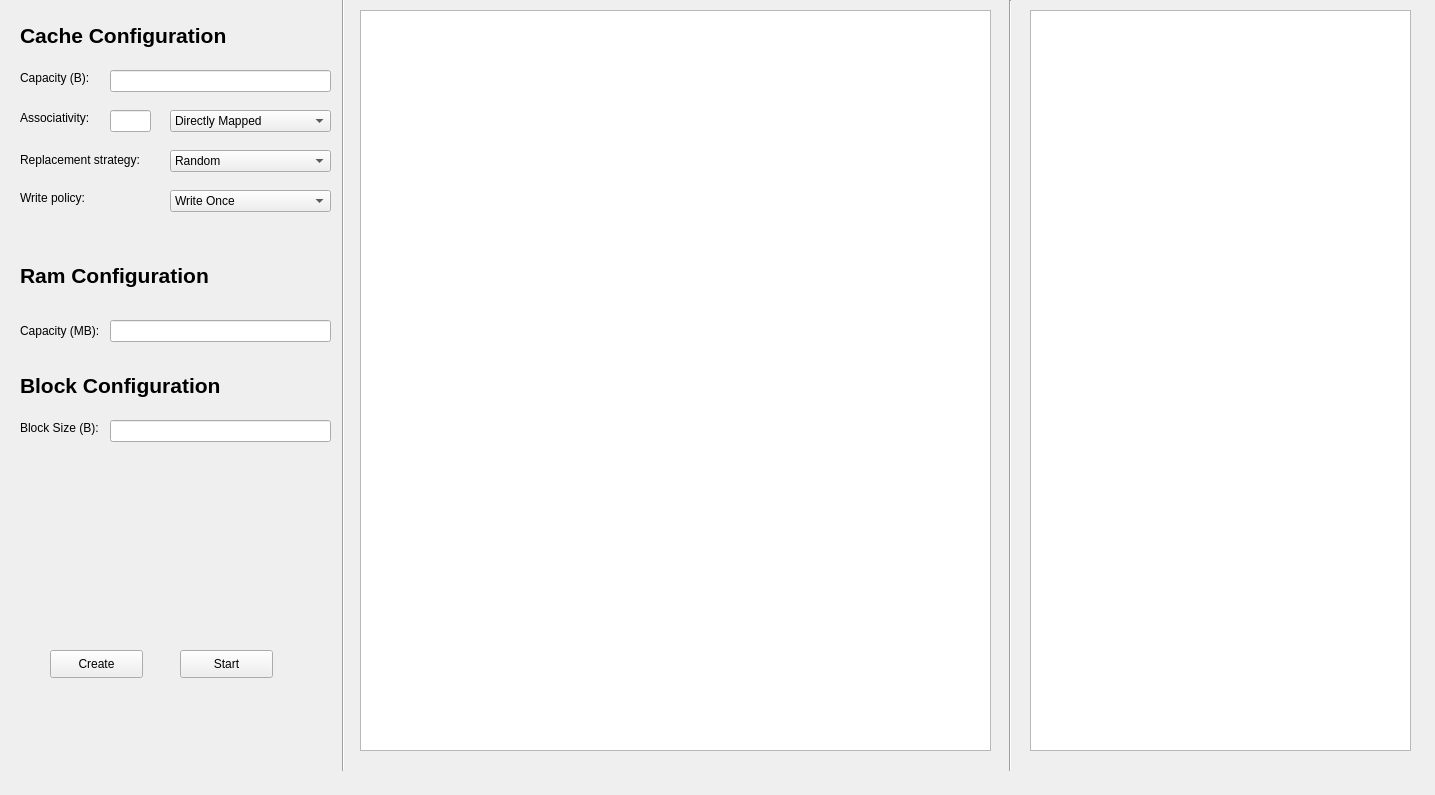
<?xml version="1.0" encoding="UTF-8"?>
<ui version="4.0">
 <class>window</class>
 <widget class="QMainWindow" name="window">
  <property name="geometry">
   <rect>
    <x>0</x>
    <y>0</y>
    <width>1435</width>
    <height>795</height>
   </rect>
  </property>
  <property name="windowTitle">
   <string>MainWindow</string>
  </property>
  <widget class="QWidget" name="centralwidget">
   <widget class="QLabel" name="cache_config_label">
    <property name="geometry">
     <rect>
      <x>20</x>
      <y>10</y>
      <width>281</width>
      <height>51</height>
     </rect>
    </property>
    <property name="font">
     <font>
      <pointsize>16</pointsize>
      <weight>75</weight>
      <bold>true</bold>
      <underline>false</underline>
     </font>
    </property>
    <property name="text">
     <string>Cache Configuration</string>
    </property>
   </widget>
   <widget class="Line" name="line">
    <property name="geometry">
     <rect>
      <x>333</x>
      <y>-10</y>
      <width>20</width>
      <height>781</height>
     </rect>
    </property>
    <property name="orientation">
     <enum>Qt::Vertical</enum>
    </property>
   </widget>
   <widget class="QLabel" name="cache_capacity_label">
    <property name="geometry">
     <rect>
      <x>20</x>
      <y>70</y>
      <width>91</width>
      <height>16</height>
     </rect>
    </property>
    <property name="text">
     <string>Capacity (B):</string>
    </property>
   </widget>
   <widget class="QLabel" name="associativity_label">
    <property name="geometry">
     <rect>
      <x>20</x>
      <y>110</y>
      <width>81</width>
      <height>16</height>
     </rect>
    </property>
    <property name="text">
     <string>Associativity:</string>
    </property>
   </widget>
   <widget class="QLabel" name="block_size_label">
    <property name="geometry">
     <rect>
      <x>20</x>
      <y>420</y>
      <width>81</width>
      <height>16</height>
     </rect>
    </property>
    <property name="text">
     <string>Block Size (B):</string>
    </property>
   </widget>
   <widget class="QLabel" name="ram_capacity_label">
    <property name="geometry">
     <rect>
      <x>20</x>
      <y>320</y>
      <width>111</width>
      <height>21</height>
     </rect>
    </property>
    <property name="text">
     <string>Capacity (MB):</string>
    </property>
   </widget>
   <widget class="QLabel" name="ram_configuration_label">
    <property name="geometry">
     <rect>
      <x>20</x>
      <y>250</y>
      <width>281</width>
      <height>51</height>
     </rect>
    </property>
    <property name="font">
     <font>
      <pointsize>16</pointsize>
      <weight>75</weight>
      <bold>true</bold>
      <underline>false</underline>
     </font>
    </property>
    <property name="text">
     <string>Ram Configuration</string>
    </property>
   </widget>
   <widget class="QLabel" name="block_configuration_label">
    <property name="geometry">
     <rect>
      <x>20</x>
      <y>360</y>
      <width>281</width>
      <height>51</height>
     </rect>
    </property>
    <property name="font">
     <font>
      <pointsize>16</pointsize>
      <weight>75</weight>
      <bold>true</bold>
      <underline>false</underline>
     </font>
    </property>
    <property name="text">
     <string>Block Configuration</string>
    </property>
   </widget>
   <widget class="QPushButton" name="create_button">
    <property name="geometry">
     <rect>
      <x>50</x>
      <y>650</y>
      <width>93</width>
      <height>28</height>
     </rect>
    </property>
    <property name="text">
     <string>Create</string>
    </property>
   </widget>
   <widget class="QPushButton" name="start_button">
    <property name="geometry">
     <rect>
      <x>180</x>
      <y>650</y>
      <width>93</width>
      <height>28</height>
     </rect>
    </property>
    <property name="text">
     <string>Start</string>
    </property>
   </widget>
   <widget class="QLabel" name="replacement_strategy_label">
    <property name="geometry">
     <rect>
      <x>20</x>
      <y>150</y>
      <width>141</width>
      <height>20</height>
     </rect>
    </property>
    <property name="text">
     <string>Replacement strategy:</string>
    </property>
   </widget>
   <widget class="QLabel" name="write_policy_combo_label">
    <property name="geometry">
     <rect>
      <x>20</x>
      <y>190</y>
      <width>141</width>
      <height>16</height>
     </rect>
    </property>
    <property name="text">
     <string>Write policy:</string>
    </property>
   </widget>
   <widget class="QComboBox" name="replacement_strategy_combo_box">
    <property name="geometry">
     <rect>
      <x>170</x>
      <y>150</y>
      <width>161</width>
      <height>22</height>
     </rect>
    </property>
    <item>
     <property name="text">
      <string>Random</string>
     </property>
    </item>
    <item>
     <property name="text">
      <string>FIFO</string>
     </property>
    </item>
    <item>
     <property name="text">
      <string>Least Frequently Used</string>
     </property>
    </item>
    <item>
     <property name="text">
      <string>Least Recently Used</string>
     </property>
    </item>
    <item>
     <property name="text">
      <string>Most Recently Used</string>
     </property>
    </item>
   </widget>
   <widget class="QComboBox" name="write_policy_combo_box">
    <property name="geometry">
     <rect>
      <x>170</x>
      <y>190</y>
      <width>161</width>
      <height>22</height>
     </rect>
    </property>
    <item>
     <property name="text">
      <string>Write Once</string>
     </property>
    </item>
    <item>
     <property name="text">
      <string>Write Back</string>
     </property>
    </item>
    <item>
     <property name="text">
      <string>Write Through</string>
     </property>
    </item>
   </widget>
   <widget class="QComboBox" name="associativity_combo_box">
    <property name="geometry">
     <rect>
      <x>170</x>
      <y>110</y>
      <width>161</width>
      <height>22</height>
     </rect>
    </property>
    <item>
     <property name="text">
      <string>Directly Mapped</string>
     </property>
    </item>
    <item>
     <property name="text">
      <string>Fully Associative</string>
     </property>
    </item>
    <item>
     <property name="text">
      <string>N-way</string>
     </property>
    </item>
   </widget>
   <widget class="QLineEdit" name="nway_input">
    <property name="geometry">
     <rect>
      <x>110</x>
      <y>110</y>
      <width>41</width>
      <height>22</height>
     </rect>
    </property>
   </widget>
   <widget class="QLineEdit" name="cache_capacity_input">
    <property name="geometry">
     <rect>
      <x>110</x>
      <y>70</y>
      <width>221</width>
      <height>22</height>
     </rect>
    </property>
    <property name="text">
     <string/>
    </property>
    <property name="alignment">
     <set>Qt::AlignLeading|Qt::AlignLeft|Qt::AlignVCenter</set>
    </property>
   </widget>
   <widget class="QLineEdit" name="ram_capacity_input">
    <property name="geometry">
     <rect>
      <x>110</x>
      <y>320</y>
      <width>221</width>
      <height>22</height>
     </rect>
    </property>
   </widget>
   <widget class="QLineEdit" name="block_size_input">
    <property name="geometry">
     <rect>
      <x>110</x>
      <y>420</y>
      <width>221</width>
      <height>22</height>
     </rect>
    </property>
   </widget>
   <widget class="QTableWidget" name="cache_contents_table">
    <property name="enabled">
     <bool>true</bool>
    </property>
    <property name="geometry">
     <rect>
      <x>360</x>
      <y>10</y>
      <width>631</width>
      <height>741</height>
     </rect>
    </property>
   </widget>
   <widget class="Line" name="line_2">
    <property name="geometry">
     <rect>
      <x>1000</x>
      <y>0</y>
      <width>20</width>
      <height>771</height>
     </rect>
    </property>
    <property name="orientation">
     <enum>Qt::Vertical</enum>
    </property>
   </widget>
   <widget class="QTableWidget" name="operations_table">
    <property name="enabled">
     <bool>true</bool>
    </property>
    <property name="geometry">
     <rect>
      <x>1030</x>
      <y>10</y>
      <width>381</width>
      <height>741</height>
     </rect>
    </property>
   </widget>
  </widget>
  <widget class="QMenuBar" name="menubar">
   <property name="geometry">
    <rect>
     <x>0</x>
     <y>0</y>
     <width>1435</width>
     <height>26</height>
    </rect>
   </property>
  </widget>
 </widget>
 <resources/>
 <connections/>
</ui>
